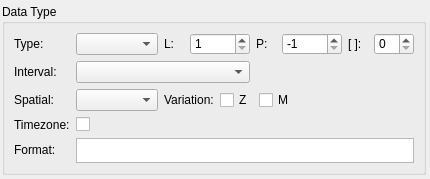
<?xml version="1.0" encoding="UTF-8"?>
<ui version="4.0">
 <class>TipoPgSQLWidget</class>
 <widget class="QWidget" name="TipoPgSQLWidget">
  <property name="geometry">
   <rect>
    <x>0</x>
    <y>0</y>
    <width>430</width>
    <height>177</height>
   </rect>
  </property>
  <property name="sizePolicy">
   <sizepolicy hsizetype="Preferred" vsizetype="Fixed">
    <horstretch>0</horstretch>
    <verstretch>0</verstretch>
   </sizepolicy>
  </property>
  <property name="minimumSize">
   <size>
    <width>430</width>
    <height>0</height>
   </size>
  </property>
  <property name="maximumSize">
   <size>
    <width>16777215</width>
    <height>16777215</height>
   </size>
  </property>
  <property name="windowTitle">
   <string>Form</string>
  </property>
  <layout class="QGridLayout" name="tipopgsql_grid">
   <property name="leftMargin">
    <number>2</number>
   </property>
   <property name="topMargin">
    <number>4</number>
   </property>
   <property name="rightMargin">
    <number>4</number>
   </property>
   <property name="bottomMargin">
    <number>4</number>
   </property>
   <property name="spacing">
    <number>6</number>
   </property>
   <item row="0" column="0">
    <widget class="QGroupBox" name="groupBox">
     <property name="sizePolicy">
      <sizepolicy hsizetype="Preferred" vsizetype="Expanding">
       <horstretch>0</horstretch>
       <verstretch>0</verstretch>
      </sizepolicy>
     </property>
     <property name="minimumSize">
      <size>
       <width>0</width>
       <height>0</height>
      </size>
     </property>
     <property name="title">
      <string>Data Type</string>
     </property>
     <layout class="QGridLayout" name="gridLayout">
      <item row="0" column="0">
       <widget class="QLabel" name="tipo_lbl">
        <property name="sizePolicy">
         <sizepolicy hsizetype="Preferred" vsizetype="Fixed">
          <horstretch>0</horstretch>
          <verstretch>0</verstretch>
         </sizepolicy>
        </property>
        <property name="minimumSize">
         <size>
          <width>55</width>
          <height>0</height>
         </size>
        </property>
        <property name="maximumSize">
         <size>
          <width>55</width>
          <height>16777215</height>
         </size>
        </property>
        <property name="styleSheet">
         <string notr="true">font-weight: normal;</string>
        </property>
        <property name="text">
         <string>Type:</string>
        </property>
       </widget>
      </item>
      <item row="0" column="1">
       <widget class="QComboBox" name="tipo_cmb">
        <property name="sizePolicy">
         <sizepolicy hsizetype="Expanding" vsizetype="Fixed">
          <horstretch>0</horstretch>
          <verstretch>0</verstretch>
         </sizepolicy>
        </property>
        <property name="minimumSize">
         <size>
          <width>0</width>
          <height>0</height>
         </size>
        </property>
        <property name="font">
         <font>
          <stylestrategy>PreferDefault</stylestrategy>
         </font>
        </property>
        <property name="styleSheet">
         <string notr="true">font-weight: normal;</string>
        </property>
        <property name="sizeAdjustPolicy">
         <enum>QComboBox::AdjustToContentsOnFirstShow</enum>
        </property>
       </widget>
      </item>
      <item row="0" column="2">
       <widget class="QLabel" name="comprimento_lbl">
        <property name="sizePolicy">
         <sizepolicy hsizetype="Fixed" vsizetype="Fixed">
          <horstretch>0</horstretch>
          <verstretch>0</verstretch>
         </sizepolicy>
        </property>
        <property name="minimumSize">
         <size>
          <width>20</width>
          <height>0</height>
         </size>
        </property>
        <property name="maximumSize">
         <size>
          <width>16</width>
          <height>16777215</height>
         </size>
        </property>
        <property name="font">
         <font>
          <italic>false</italic>
         </font>
        </property>
        <property name="toolTip">
         <string>Length</string>
        </property>
        <property name="styleSheet">
         <string notr="true">font-weight: normal;</string>
        </property>
        <property name="text">
         <string>L:</string>
        </property>
       </widget>
      </item>
      <item row="0" column="3">
       <widget class="QSpinBox" name="comprimento_sb">
        <property name="sizePolicy">
         <sizepolicy hsizetype="Preferred" vsizetype="Fixed">
          <horstretch>0</horstretch>
          <verstretch>0</verstretch>
         </sizepolicy>
        </property>
        <property name="minimumSize">
         <size>
          <width>60</width>
          <height>0</height>
         </size>
        </property>
        <property name="maximumSize">
         <size>
          <width>60</width>
          <height>16777215</height>
         </size>
        </property>
        <property name="toolTip">
         <string>Length</string>
        </property>
        <property name="styleSheet">
         <string notr="true">font-weight: normal;</string>
        </property>
        <property name="minimum">
         <number>1</number>
        </property>
        <property name="maximum">
         <number>2147483647</number>
        </property>
        <property name="value">
         <number>1</number>
        </property>
       </widget>
      </item>
      <item row="0" column="4" colspan="2">
       <widget class="QLabel" name="precisao_lbl">
        <property name="sizePolicy">
         <sizepolicy hsizetype="Preferred" vsizetype="Fixed">
          <horstretch>0</horstretch>
          <verstretch>0</verstretch>
         </sizepolicy>
        </property>
        <property name="minimumSize">
         <size>
          <width>20</width>
          <height>0</height>
         </size>
        </property>
        <property name="maximumSize">
         <size>
          <width>16</width>
          <height>16777215</height>
         </size>
        </property>
        <property name="font">
         <font>
          <italic>false</italic>
         </font>
        </property>
        <property name="toolTip">
         <string>Precision</string>
        </property>
        <property name="styleSheet">
         <string notr="true">font-weight: normal;</string>
        </property>
        <property name="text">
         <string>P:</string>
        </property>
       </widget>
      </item>
      <item row="0" column="6">
       <widget class="QSpinBox" name="precisao_sb">
        <property name="sizePolicy">
         <sizepolicy hsizetype="Preferred" vsizetype="Fixed">
          <horstretch>0</horstretch>
          <verstretch>0</verstretch>
         </sizepolicy>
        </property>
        <property name="minimumSize">
         <size>
          <width>60</width>
          <height>0</height>
         </size>
        </property>
        <property name="maximumSize">
         <size>
          <width>60</width>
          <height>16777215</height>
         </size>
        </property>
        <property name="toolTip">
         <string>Precision</string>
        </property>
        <property name="styleSheet">
         <string notr="true">font-weight: normal;</string>
        </property>
        <property name="minimum">
         <number>-1</number>
        </property>
        <property name="maximum">
         <number>1000</number>
        </property>
        <property name="singleStep">
         <number>1</number>
        </property>
        <property name="value">
         <number>-1</number>
        </property>
       </widget>
      </item>
      <item row="0" column="7">
       <widget class="QLabel" name="dimensao_lbl">
        <property name="sizePolicy">
         <sizepolicy hsizetype="Preferred" vsizetype="Fixed">
          <horstretch>0</horstretch>
          <verstretch>0</verstretch>
         </sizepolicy>
        </property>
        <property name="minimumSize">
         <size>
          <width>20</width>
          <height>0</height>
         </size>
        </property>
        <property name="maximumSize">
         <size>
          <width>16</width>
          <height>16777215</height>
         </size>
        </property>
        <property name="font">
         <font>
          <italic>false</italic>
         </font>
        </property>
        <property name="toolTip">
         <string>Dimension</string>
        </property>
        <property name="styleSheet">
         <string notr="true">font-weight: normal;</string>
        </property>
        <property name="text">
         <string>[ ]:</string>
        </property>
       </widget>
      </item>
      <item row="0" column="8">
       <widget class="QSpinBox" name="dimensao_sb">
        <property name="sizePolicy">
         <sizepolicy hsizetype="Fixed" vsizetype="Fixed">
          <horstretch>0</horstretch>
          <verstretch>0</verstretch>
         </sizepolicy>
        </property>
        <property name="minimumSize">
         <size>
          <width>40</width>
          <height>0</height>
         </size>
        </property>
        <property name="maximumSize">
         <size>
          <width>40</width>
          <height>16777215</height>
         </size>
        </property>
        <property name="toolTip">
         <string>Dimension</string>
        </property>
        <property name="styleSheet">
         <string notr="true">font-weight: normal;</string>
        </property>
        <property name="maximum">
         <number>99</number>
        </property>
        <property name="value">
         <number>0</number>
        </property>
       </widget>
      </item>
      <item row="1" column="0">
       <widget class="QLabel" name="tipo_interv_lbl">
        <property name="enabled">
         <bool>true</bool>
        </property>
        <property name="sizePolicy">
         <sizepolicy hsizetype="Fixed" vsizetype="Fixed">
          <horstretch>0</horstretch>
          <verstretch>0</verstretch>
         </sizepolicy>
        </property>
        <property name="minimumSize">
         <size>
          <width>55</width>
          <height>0</height>
         </size>
        </property>
        <property name="maximumSize">
         <size>
          <width>55</width>
          <height>16777215</height>
         </size>
        </property>
        <property name="font">
         <font>
          <italic>false</italic>
         </font>
        </property>
        <property name="styleSheet">
         <string notr="true">font-weight: normal;</string>
        </property>
        <property name="text">
         <string>Interval:</string>
        </property>
       </widget>
      </item>
      <item row="2" column="0">
       <widget class="QLabel" name="tipo_esp_lbl">
        <property name="enabled">
         <bool>true</bool>
        </property>
        <property name="sizePolicy">
         <sizepolicy hsizetype="Fixed" vsizetype="Fixed">
          <horstretch>0</horstretch>
          <verstretch>0</verstretch>
         </sizepolicy>
        </property>
        <property name="minimumSize">
         <size>
          <width>55</width>
          <height>0</height>
         </size>
        </property>
        <property name="maximumSize">
         <size>
          <width>55</width>
          <height>16777215</height>
         </size>
        </property>
        <property name="font">
         <font>
          <italic>false</italic>
         </font>
        </property>
        <property name="styleSheet">
         <string notr="true">font-weight: normal;</string>
        </property>
        <property name="text">
         <string>Spatial:</string>
        </property>
       </widget>
      </item>
      <item row="3" column="0">
       <widget class="QLabel" name="timezone_lbl">
        <property name="styleSheet">
         <string notr="true">font-weight: normal;</string>
        </property>
        <property name="text">
         <string>Timezone:</string>
        </property>
       </widget>
      </item>
      <item row="3" column="1">
       <widget class="QCheckBox" name="timezone_chk">
        <property name="enabled">
         <bool>true</bool>
        </property>
        <property name="sizePolicy">
         <sizepolicy hsizetype="Fixed" vsizetype="Fixed">
          <horstretch>0</horstretch>
          <verstretch>0</verstretch>
         </sizepolicy>
        </property>
        <property name="layoutDirection">
         <enum>Qt::LeftToRight</enum>
        </property>
        <property name="styleSheet">
         <string notr="true">font-weight: normal;</string>
        </property>
        <property name="text">
         <string/>
        </property>
       </widget>
      </item>
      <item row="4" column="0">
       <widget class="QLabel" name="formato_lbl">
        <property name="sizePolicy">
         <sizepolicy hsizetype="Preferred" vsizetype="Fixed">
          <horstretch>0</horstretch>
          <verstretch>0</verstretch>
         </sizepolicy>
        </property>
        <property name="minimumSize">
         <size>
          <width>55</width>
          <height>0</height>
         </size>
        </property>
        <property name="maximumSize">
         <size>
          <width>55</width>
          <height>16777215</height>
         </size>
        </property>
        <property name="styleSheet">
         <string notr="true">font-weight: normal;</string>
        </property>
        <property name="text">
         <string>Format:</string>
        </property>
       </widget>
      </item>
      <item row="4" column="1" colspan="8">
       <widget class="QTextEdit" name="formato_txt">
        <property name="maximumSize">
         <size>
          <width>16777215</width>
          <height>25</height>
         </size>
        </property>
        <property name="frameShadow">
         <enum>QFrame::Sunken</enum>
        </property>
        <property name="lineWidth">
         <number>1</number>
        </property>
        <property name="midLineWidth">
         <number>0</number>
        </property>
        <property name="verticalScrollBarPolicy">
         <enum>Qt::ScrollBarAlwaysOff</enum>
        </property>
        <property name="horizontalScrollBarPolicy">
         <enum>Qt::ScrollBarAlwaysOff</enum>
        </property>
        <property name="undoRedoEnabled">
         <bool>false</bool>
        </property>
        <property name="readOnly">
         <bool>true</bool>
        </property>
        <property name="textInteractionFlags">
         <set>Qt::NoTextInteraction</set>
        </property>
       </widget>
      </item>
      <item row="2" column="1">
       <widget class="QComboBox" name="tipo_esp_cmb">
        <property name="enabled">
         <bool>true</bool>
        </property>
        <property name="sizePolicy">
         <sizepolicy hsizetype="Preferred" vsizetype="Fixed">
          <horstretch>0</horstretch>
          <verstretch>0</verstretch>
         </sizepolicy>
        </property>
        <property name="minimumSize">
         <size>
          <width>0</width>
          <height>0</height>
         </size>
        </property>
        <property name="styleSheet">
         <string notr="true">font-weight: normal;</string>
        </property>
       </widget>
      </item>
      <item row="2" column="2" colspan="7">
       <layout class="QHBoxLayout" name="horizontalLayout">
        <item>
         <widget class="QLabel" name="variacao_lbl">
          <property name="enabled">
           <bool>true</bool>
          </property>
          <property name="sizePolicy">
           <sizepolicy hsizetype="Preferred" vsizetype="Preferred">
            <horstretch>0</horstretch>
            <verstretch>0</verstretch>
           </sizepolicy>
          </property>
          <property name="minimumSize">
           <size>
            <width>0</width>
            <height>0</height>
           </size>
          </property>
          <property name="maximumSize">
           <size>
            <width>16777215</width>
            <height>16777215</height>
           </size>
          </property>
          <property name="font">
           <font>
            <italic>false</italic>
           </font>
          </property>
          <property name="styleSheet">
           <string notr="true">font-weight: normal;</string>
          </property>
          <property name="text">
           <string>Variation:</string>
          </property>
         </widget>
        </item>
        <item>
         <widget class="QCheckBox" name="var_z_chk">
          <property name="text">
           <string>Z</string>
          </property>
         </widget>
        </item>
        <item>
         <widget class="QCheckBox" name="var_m_chk">
          <property name="sizePolicy">
           <sizepolicy hsizetype="Expanding" vsizetype="Fixed">
            <horstretch>0</horstretch>
            <verstretch>0</verstretch>
           </sizepolicy>
          </property>
          <property name="text">
           <string>M</string>
          </property>
         </widget>
        </item>
       </layout>
      </item>
      <item row="1" column="1" colspan="3">
       <widget class="QComboBox" name="tipo_interv_cmb">
        <property name="enabled">
         <bool>true</bool>
        </property>
        <property name="sizePolicy">
         <sizepolicy hsizetype="Preferred" vsizetype="Fixed">
          <horstretch>0</horstretch>
          <verstretch>0</verstretch>
         </sizepolicy>
        </property>
        <property name="minimumSize">
         <size>
          <width>0</width>
          <height>0</height>
         </size>
        </property>
        <property name="styleSheet">
         <string notr="true">font-weight: normal;</string>
        </property>
       </widget>
      </item>
     </layout>
    </widget>
   </item>
  </layout>
 </widget>
 <resources/>
 <connections/>
</ui>
